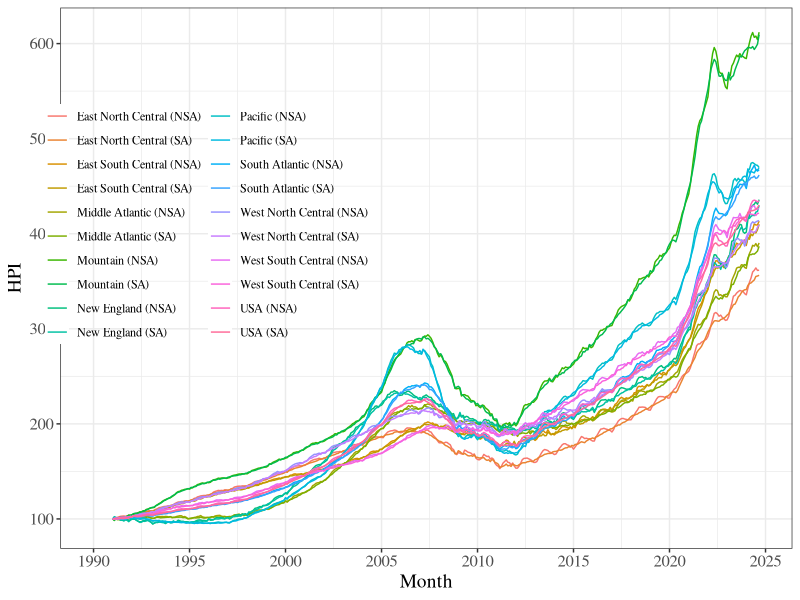
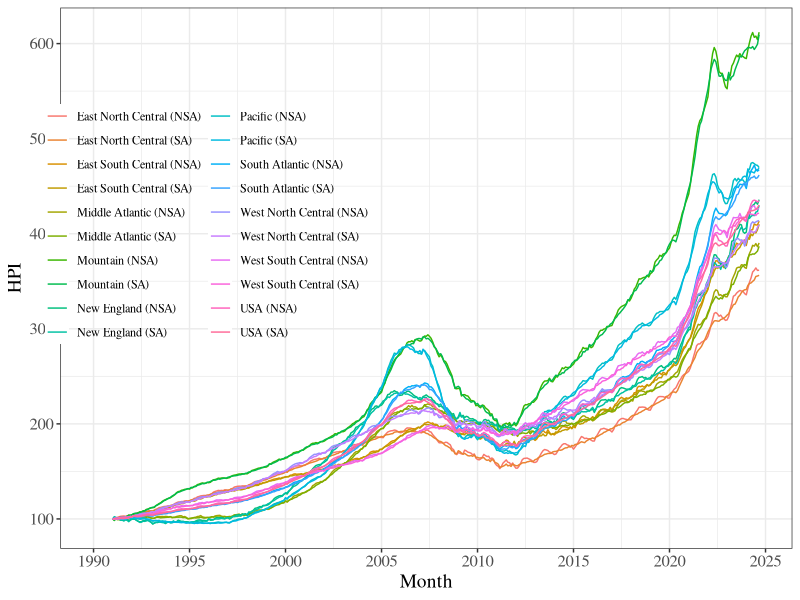

The R script that drew these images, in order:
library(svglite)
library(readxl)
library(ggplot2)
library(reshape2)

# 数据加载
df<-read_xlsx("data hpi_po_monthly_hist.xlsx")
df$Month<-as.Date(df$Month)
# 数据清洗
df1<-melt(df,id.vars = "Month")

# 绘图
ggplot(df1,aes(x=Month,y=value,color=variable))+
  geom_line(aes(group=variable))+
  scale_x_date(breaks = seq(as.Date("1990-01-01"),as.Date("2025-01-01"),by="5 years"),date_labels = "%Y",
               limits = as.Date(c("1990-01-01",NA)))+
  scale_y_continuous(name = "HPI",breaks = seq(0,600,by=100))+
  theme_bw()+
  guides(color = guide_legend(ncol = 2))+
  theme(legend.position = c(0.2,0.6),
        legend.background = element_blank(),
        legend.title = element_blank(),
        text = element_text(family = "serif"),
        axis.title = element_text(size=14),
        axis.text = element_text(size=12))->p
p
ggsave("p4.svg", p, width = 8.17*3, height = 3.76*3, units = "cm")
